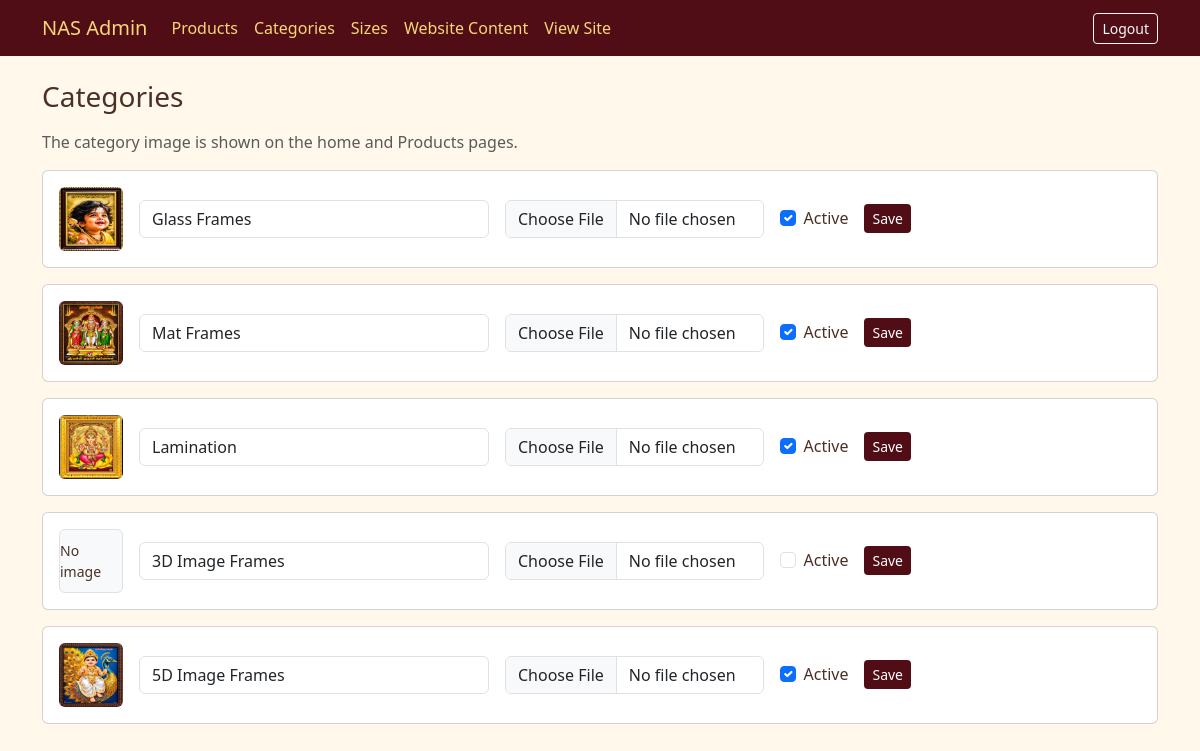
The page /admin/categories (signed in) on the database its author committed.
### app/models.py (models this page shows)
class Category(db.Model):
    id = db.Column(db.Integer, primary_key=True)
    name = db.Column(db.String(80), unique=True, nullable=False)
    slug = db.Column(db.String(80), unique=True, nullable=False)
    image_filename = db.Column(db.String(255))
    is_active = db.Column(db.Boolean, default=True, nullable=False)
    sort_order = db.Column(db.Integer, default=0)
    products = db.relationship("Product", backref="category", lazy=True)

### app/routes/admin.py (the view)
@admin_bp.route("/categories")
@login_required
def categories():
    items = Category.query.order_by(Category.sort_order).all()
    return render_template("admin/categories.html", categories=items)

### app/models.py (called while the page is built)
@login_manager.user_loader
def load_user(user_id):
    return db.session.get(Admin, int(user_id))

    @staticmethod
    def get():
        s = SiteSettings.query.first()
        if not s:
            s = SiteSettings()
            db.session.add(s)
            db.session.commit()
        return s

### app/templates/admin/categories.html (shortened to what this page needs)
{% extends "admin/base.html" %}
{% block content %}
<h1 class="h3 mb-3">Categories</h1>
<p class="text-muted">The category image is shown on the home and Products pages.</p>
{% for c in categories %}
<form method="post" enctype="multipart/form-data" action="{{ url_for('admin.edit_category', cid=c.id) }}"
      class="card card-body mb-3">
  <div class="row g-3 align-items-center">
    <div class="col-auto">
      {% if c.image_filename %}<img class="thumb" src="{{ url_for('main.uploads', filename=c.image_filename) }}" alt="">
      {% else %}<div class="thumb bg-light border d-flex align-items-center justify-content-center small">No image</div>{% endif %}
    </div>
    <div class="col-md-4"><input class="form-control" name="name" value="{{ c.name }}" required aria-label="Category name"></div>
    <div class="col-md-3"><input class="form-control" type="file" name="image" accept=".jpg,.jpeg,.png,.webp" aria-label="Category image"></div>
    <div class="col-auto form-check ms-2">
      <input class="form-check-input" type="checkbox" name="is_active" id="a{{ c.id }}" {{ 'checked' if c.is_active }}>
      <label class="form-check-label" for="a{{ c.id }}">Active</label>
    </div>
    <div class="col-auto"><button class="btn btn-burgundy btn-sm">Save</button></div>
  </div>
</form>
{% endfor %}
{% endblock %}

### app/templates/admin/base.html (style rules this page uses)
body { background:#FFF8EB; color:#4A3025; }
.btn-burgundy { background:#510D16; color:#fff; border:0; }
.thumb { width:64px; height:64px; object-fit:cover; border-radius:6px; }

### rows shown on the page
Category: image_filename (picture), name "Glass Frames"
Category: image_filename (picture), name "Mat Frames"
Category: image_filename (picture), name "Lamination"
Category: shows "No image", name "3D Image Frames"
Category: image_filename (picture), name "5D Image Frames"
